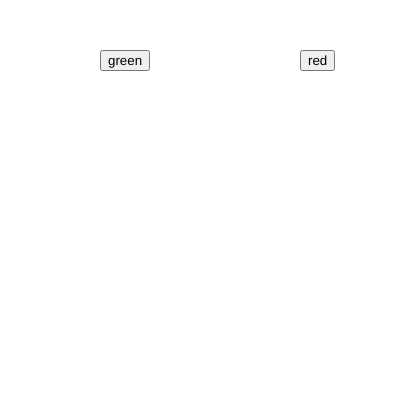
Frame 1 (no input)
Frame 60 (no input): identical to frame 1, image omitted
Frame 120 (the mouse pressed at the canvas centre since frame 60): identical to frame 1, image omitted

The p5.js sketch that drew this single still picture (run headless with seeded random() and noise() and a simulated clock; from frame 60 on, the mouse is pressed at the canvas centre):

// p5.js sketch
// ── sketch.js
var r
var g
var b


function setup() {
btn_red = createButton("red")
btn_red.position(300,50)
btn_red.mousePressed(red_bg)
btn_green = createButton("green")
btn_green.position(100,50)
btn_green.mousePressed(green_bg)

  createCanvas(400, 400);
 }
 function red_bg(){
  background("red")
    }
    function green_bg(){
      r = 0
      g = 255
      b = 0
      background(r,g,b)
       }
function draw() {
  background(220);
  btn_green.mousePressed(green_bg)
  btn_red.mousePressed(red_bg)
  background(r,g,b)
}
